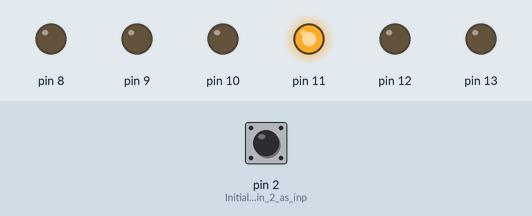
Bench run of a sketch on a simulated Arduino Uno, built with avr-gcc and run on an emulated ATmega328P. On the bench: output pins drawn as LEDs (lit = HIGH). Dashed ring = blinking. The inputs (shaded band) are chosen by the test bench; at power-on: pin 2 (Initialazing_Pin_2_as_inp) HIGH.

Above: at 1.8 s.
1.9 s: pin 2 (Initialazing_Pin_2_as_inp) pulled LOW for 0.6 s
At 2.4 s:
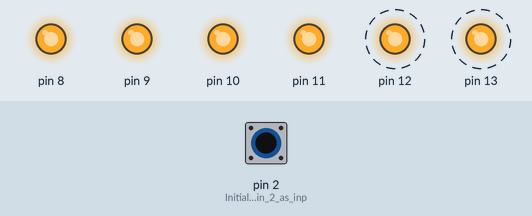
At 3.4 s:
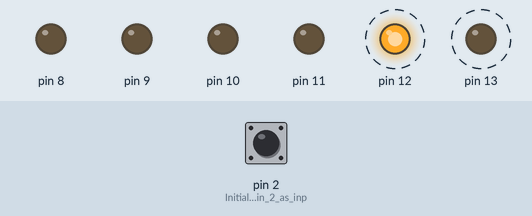
5.0 s: pin 2 (Initialazing_Pin_2_as_inp) pulled LOW for 3.2 s
At 9.1 s:
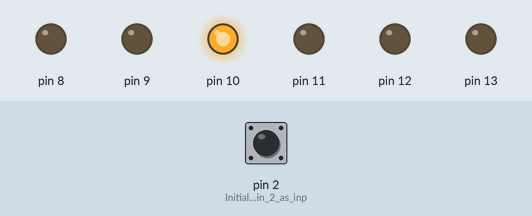
Timing chart, 0 to 15.7 s (numbered marks = the images above; inputs shaded):
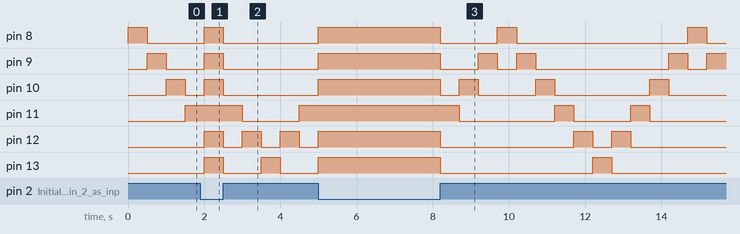

Measured:
- after the input at 1.9 s, pin 8: LOW → HIGH after 0.10 s, → LOW 0.50 s later; pin 9: LOW → HIGH after 0.10 s instead of 2.6 s

The sketch:

main.ino
```cpp
/*Dawid Łukasiewicz
Program wykonuje funkcję biegającego punktu
Wykonane na płytce Arduino Uno Rev 3
Data: 25.06.2021
*/

void setup()
{
    pinMode(2, INPUT_PULLUP);              //Initialazing Pin 2 as input for switch
    for (unsigned int i = 8; i <= 13; i++) //Initialazing Pins 8 to 13 as outputs for LEDS
    {
        pinMode(i, OUTPUT);
    }
}
uint16_t counter = 7;          //Variable to count which diode to turn off and turn on
uint16_t toggle_direction = 0; //Variable to remember direction of running point

void loop()
{
    if (digitalRead(2) == HIGH) //If swich is not pressed
    {

        if (counter >= 13) //Opposite direction
        {
            toggle_direction = 1;
        }
        else if (counter <= 8) //Default direction
        {
            toggle_direction = 0;
        }
        if (toggle_direction == 0) //If default direction
        {
            digitalWrite(counter++, LOW); //Turn off previous diode
            digitalWrite(counter, HIGH);  //Turn on next diode
        }
        else
        {
            digitalWrite(counter--, LOW); //Turn off previous diode
            digitalWrite(counter, HIGH);  //Turn on next diode
        }
        delay(500);
    }
    else //If pressed button
    {
        for (unsigned int i = 8; i < 14; i++)
        {
            digitalWrite(i, HIGH); //Turn on all diodes
        }
        while (digitalRead(2) == LOW) //Wait till button unpressed
        {
            delay(100); //To make sure the input is stabile
        }
        for (unsigned int i = 8; i < 14; i++)
        {
            digitalWrite(i, LOW); //Turn off all diodes
        }
        if (toggle_direction == 0) //Set counter to start again from the same diode
            counter--;
        else
            counter++;
    }
}
```
